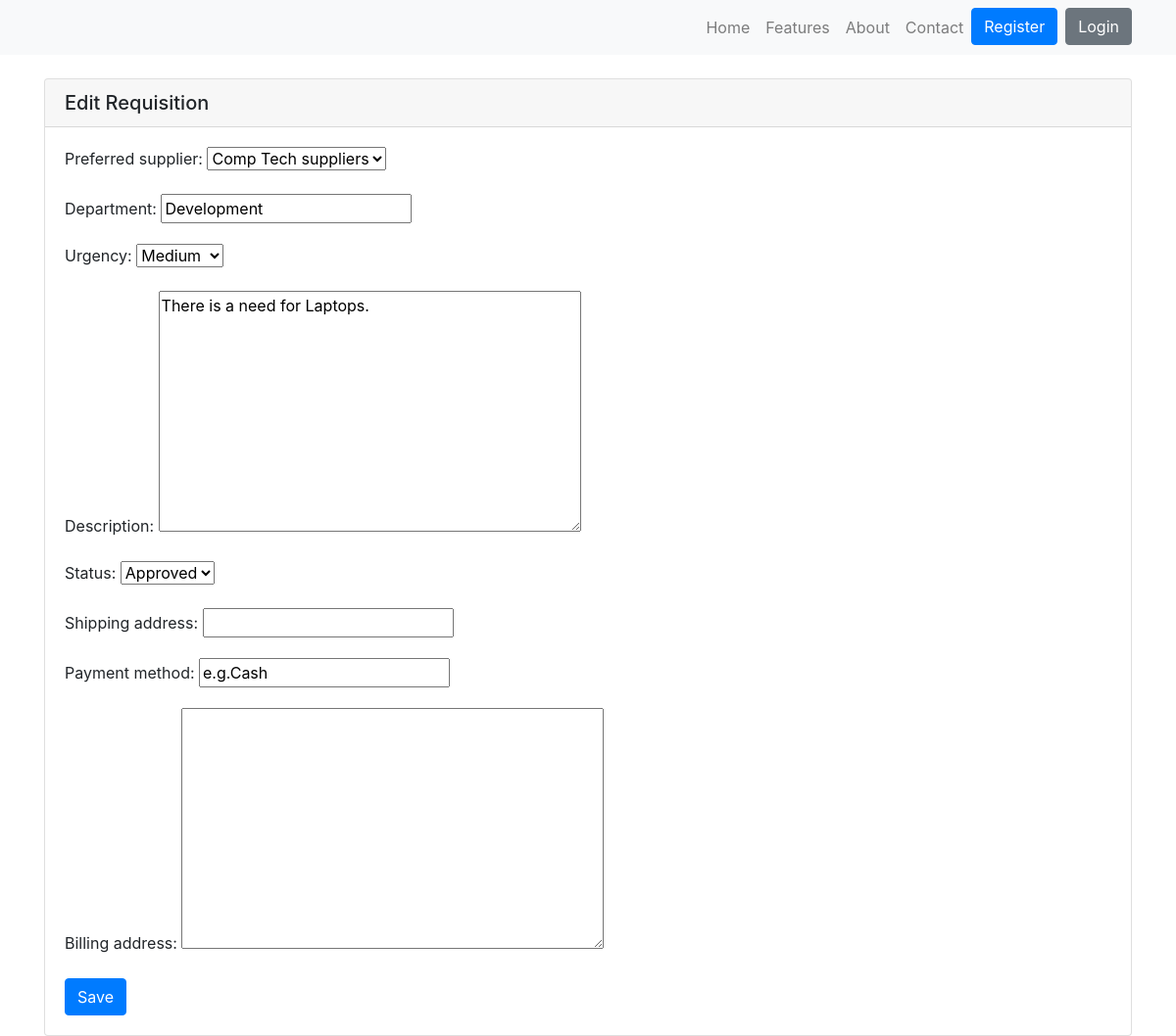
/requisitions/1/edit/, run on the app's committed database.
### p2p_app/models.py (models this page shows, shortened)
class Requisition(models.Model):
    preferred_supplier = models.ForeignKey(Supplier, on_delete=models.CASCADE, default=1)
    department = models.CharField(max_length=100, null=True)
    urgency = models.CharField(max_length=20, choices=[('Low', 'Low'), ('Medium', 'Medium'), ('High', 'High')], null=True)
    description = models.TextField()
    status = models.CharField(max_length=20, choices=[('Pending', 'Pending'), ('Approved', 'Approved'), ('Rejected', 'Rejected')])
    created_at = models.DateTimeField(auto_now_add=True)
    issued_date = models.DateField(auto_now=True)
    updated_at = models.DateTimeField(auto_now=True)
    shipping_address = models.CharField(max_length=255, default='')
    payment_method = models.CharField(max_length=50, default='e.g.Cash')
    billing_address = models.TextField(default='')

### p2p_app/views.py (the view)
# urls.py: path('requisitions/<int:pk>/edit/', views.edit_requisition, name='edit_requisition'),
def edit_requisition(request, pk):
    requisition = get_object_or_404(Requisition, pk=pk)
    if request.method == 'POST':
        form = RequisitionForm(request.POST, instance=requisition)
        if form.is_valid():
            form.save()
            return redirect('requisition_detail', pk=pk)
    else:
        form = RequisitionForm(instance=requisition)
    return render(request, 'requisition/edit_requisition.html', {'form': form})

### p2p_app/forms.py
class RequisitionForm(forms.ModelForm):
    class Meta:
        model = Requisition
        fields = '__all__'

### p2p_app/models.py (called while the page is built)
    def __str__(self):
        return self.name

### p2p_app/templates/requisition/edit_requisition.html (shortened to what this page needs)
<!DOCTYPE html>
<html>
<head>
</head>
<body>
    <div>{% include 'navbar.html' %}</div>
    <div class="container mt-4">
        <div class="card">
            <h5 class="card-header">Edit Requisition</h5>
            <div class="card-body">
                <form method="post">
                    {{ form.as_p }}
                    <button type="submit" class="btn btn-primary">Save</button>
                </form>
            </div>
        </div>
    </div>
</body>
</html>

### data on the page
Requisition: preferred_supplier "Comp Tech suppliers", department "Development", urgency "Medium", description "There is a need for Laptops.", status "Approved", payment_method "e.g.Cash"
